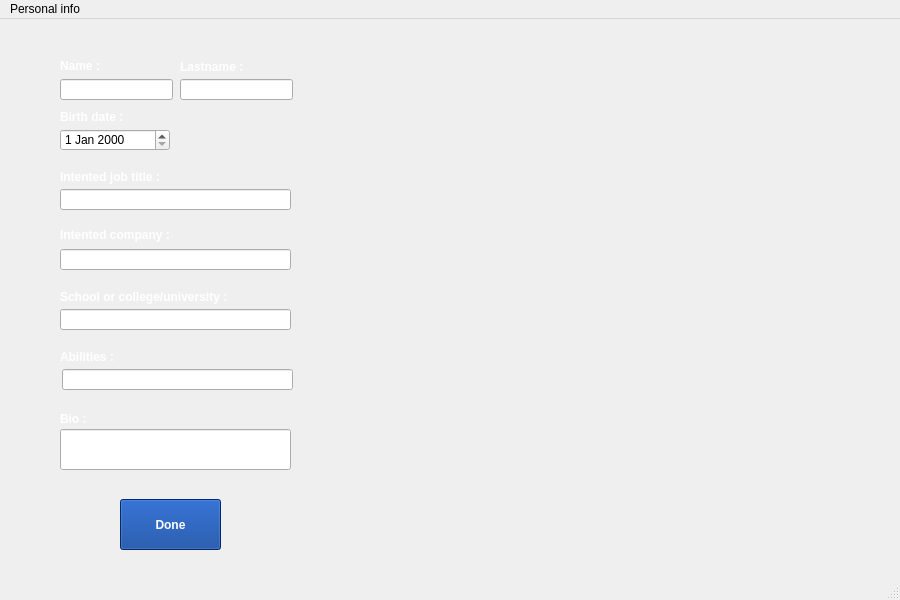
<?xml version="1.0" encoding="UTF-8"?>
<ui version="4.0">
 <class>personalinfo</class>
 <widget class="QMainWindow" name="personalinfo">
  <property name="geometry">
   <rect>
    <x>0</x>
    <y>0</y>
    <width>900</width>
    <height>600</height>
   </rect>
  </property>
  <property name="windowTitle">
   <string>MainWindow</string>
  </property>
  <widget class="QWidget" name="centralwidget">
   <widget class="QLabel" name="label">
    <property name="geometry">
     <rect>
      <x>-10</x>
      <y>0</y>
      <width>900</width>
      <height>600</height>
     </rect>
    </property>
    <property name="font">
     <font>
      <weight>50</weight>
      <bold>false</bold>
     </font>
    </property>
    <property name="styleSheet">
     <string notr="true">image: url(:/new/prefix4/Pinfo.jpg);</string>
    </property>
    <property name="text">
     <string/>
    </property>
   </widget>
   <widget class="QLabel" name="label_2">
    <property name="geometry">
     <rect>
      <x>60</x>
      <y>90</y>
      <width>91</width>
      <height>16</height>
     </rect>
    </property>
    <property name="font">
     <font>
      <weight>75</weight>
      <bold>true</bold>
     </font>
    </property>
    <property name="styleSheet">
     <string notr="true">color: rgb(255, 255, 255);</string>
    </property>
    <property name="text">
     <string>Birth date :</string>
    </property>
   </widget>
   <widget class="QLabel" name="label_3">
    <property name="geometry">
     <rect>
      <x>60</x>
      <y>150</y>
      <width>111</width>
      <height>16</height>
     </rect>
    </property>
    <property name="font">
     <font>
      <weight>75</weight>
      <bold>true</bold>
     </font>
    </property>
    <property name="styleSheet">
     <string notr="true">color: rgb(255, 255, 255);</string>
    </property>
    <property name="text">
     <string>Intented job title :</string>
    </property>
   </widget>
   <widget class="QLabel" name="label_4">
    <property name="geometry">
     <rect>
      <x>60</x>
      <y>205</y>
      <width>121</width>
      <height>21</height>
     </rect>
    </property>
    <property name="font">
     <font>
      <weight>75</weight>
      <bold>true</bold>
     </font>
    </property>
    <property name="styleSheet">
     <string notr="true">color: rgb(255, 255, 255);</string>
    </property>
    <property name="text">
     <string>Intented company :</string>
    </property>
   </widget>
   <widget class="QLabel" name="label_5">
    <property name="geometry">
     <rect>
      <x>60</x>
      <y>270</y>
      <width>181</width>
      <height>16</height>
     </rect>
    </property>
    <property name="font">
     <font>
      <weight>75</weight>
      <bold>true</bold>
     </font>
    </property>
    <property name="styleSheet">
     <string notr="true">color: rgb(255, 255, 255);</string>
    </property>
    <property name="text">
     <string>School or college/university :</string>
    </property>
   </widget>
   <widget class="QDateEdit" name="dateEdit">
    <property name="geometry">
     <rect>
      <x>60</x>
      <y>110</y>
      <width>110</width>
      <height>22</height>
     </rect>
    </property>
   </widget>
   <widget class="QLineEdit" name="lineEdit">
    <property name="geometry">
     <rect>
      <x>60</x>
      <y>170</y>
      <width>231</width>
      <height>21</height>
     </rect>
    </property>
   </widget>
   <widget class="QLineEdit" name="lineEdit_2">
    <property name="geometry">
     <rect>
      <x>60</x>
      <y>230</y>
      <width>231</width>
      <height>21</height>
     </rect>
    </property>
   </widget>
   <widget class="QPushButton" name="pushButton">
    <property name="geometry">
     <rect>
      <x>120</x>
      <y>480</y>
      <width>101</width>
      <height>51</height>
     </rect>
    </property>
    <property name="font">
     <font>
      <weight>75</weight>
      <bold>true</bold>
     </font>
    </property>
    <property name="styleSheet">
     <string notr="true">color: rgb(255, 255, 255);
background-color: rgb(1, 57, 149);</string>
    </property>
    <property name="text">
     <string>Done</string>
    </property>
   </widget>
   <widget class="QLineEdit" name="lineEdit_3">
    <property name="geometry">
     <rect>
      <x>60</x>
      <y>290</y>
      <width>231</width>
      <height>21</height>
     </rect>
    </property>
   </widget>
   <widget class="QLabel" name="label_6">
    <property name="geometry">
     <rect>
      <x>60</x>
      <y>40</y>
      <width>47</width>
      <height>13</height>
     </rect>
    </property>
    <property name="font">
     <font>
      <weight>75</weight>
      <bold>true</bold>
     </font>
    </property>
    <property name="styleSheet">
     <string notr="true">color: rgb(255, 255, 255);</string>
    </property>
    <property name="text">
     <string>Name :</string>
    </property>
   </widget>
   <widget class="QLabel" name="label_7">
    <property name="geometry">
     <rect>
      <x>180</x>
      <y>40</y>
      <width>71</width>
      <height>16</height>
     </rect>
    </property>
    <property name="font">
     <font>
      <weight>75</weight>
      <bold>true</bold>
     </font>
    </property>
    <property name="styleSheet">
     <string notr="true">color: rgb(255, 255, 255);</string>
    </property>
    <property name="text">
     <string>Lastname :</string>
    </property>
   </widget>
   <widget class="QLineEdit" name="lineEdit_4">
    <property name="geometry">
     <rect>
      <x>60</x>
      <y>60</y>
      <width>113</width>
      <height>21</height>
     </rect>
    </property>
   </widget>
   <widget class="QLineEdit" name="lineEdit_5">
    <property name="geometry">
     <rect>
      <x>180</x>
      <y>60</y>
      <width>113</width>
      <height>21</height>
     </rect>
    </property>
   </widget>
   <widget class="QLabel" name="label_8">
    <property name="geometry">
     <rect>
      <x>60</x>
      <y>330</y>
      <width>61</width>
      <height>16</height>
     </rect>
    </property>
    <property name="font">
     <font>
      <weight>75</weight>
      <bold>true</bold>
     </font>
    </property>
    <property name="styleSheet">
     <string notr="true">color: rgb(255, 255, 255);</string>
    </property>
    <property name="text">
     <string>Abilities :</string>
    </property>
   </widget>
   <widget class="QLineEdit" name="lineEdit_6">
    <property name="geometry">
     <rect>
      <x>62</x>
      <y>350</y>
      <width>231</width>
      <height>21</height>
     </rect>
    </property>
   </widget>
   <widget class="QLabel" name="label_9">
    <property name="geometry">
     <rect>
      <x>60</x>
      <y>390</y>
      <width>41</width>
      <height>20</height>
     </rect>
    </property>
    <property name="font">
     <font>
      <pointsize>9</pointsize>
      <weight>75</weight>
      <bold>true</bold>
     </font>
    </property>
    <property name="styleSheet">
     <string notr="true">color: rgb(255, 255, 255);</string>
    </property>
    <property name="text">
     <string>Bio :</string>
    </property>
   </widget>
   <widget class="QLineEdit" name="lineEdit_7">
    <property name="geometry">
     <rect>
      <x>60</x>
      <y>410</y>
      <width>231</width>
      <height>41</height>
     </rect>
    </property>
   </widget>
  </widget>
  <widget class="QMenuBar" name="menubar">
   <property name="geometry">
    <rect>
     <x>0</x>
     <y>0</y>
     <width>900</width>
     <height>20</height>
    </rect>
   </property>
   <widget class="QMenu" name="menuPersonal_info">
    <property name="title">
     <string>Personal info</string>
    </property>
   </widget>
   <addaction name="menuPersonal_info"/>
  </widget>
  <widget class="QStatusBar" name="statusbar"/>
 </widget>
 <resources/>
 <connections/>
</ui>
